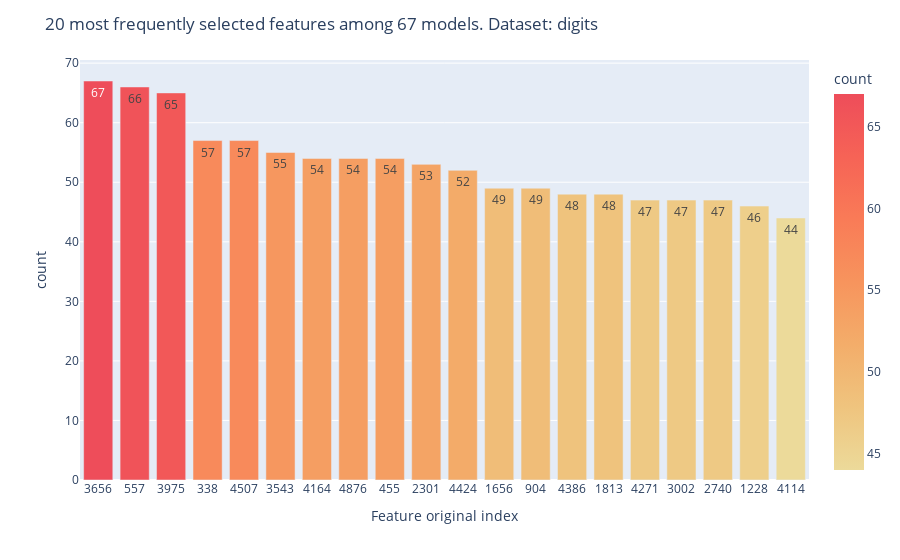

Notebook cell for this chart:
### Code cell
dataset_name = 'digits'
n_input_features = 5000

with warnings.catch_warnings(): # warnigns concerning differnet versions of select kbest to serialize and deserialize models
    warnings.simplefilter("ignore")
    counter, models_count = get_features_counted(CONFIG.MODELS_BASE_PATH, dataset_name, n_input_features)

plot_n_most_selected_features(counter, models_count, dataset_name, n=20)

### Figure 1 — Plotly figure (JSON) as saved in the notebook; plotly's stock layout.template omitted (floating-point values rounded to 4 significant figures)
{"data": [{"alignmentgroup": "True", "hovertemplate": "x=%{x}<br>count=%{marker.color}<extra></extra>", "legendgroup": "", "marker": {"color": [67, 66, 65, 57, 57, 55, 54, 54, 54, 53, 52, 49, 49, 48, 48, 47, 47, 47, 46, 44], "coloraxis": "coloraxis", "pattern": {"shape": ""}}, "name": "", "offsetgroup": "", "orientation": "v", "showlegend": false, "text": [67, 66, 65, 57, 57, 55, 54, 54, 54, 53, 52, 49, 49, 48, 48, 47, 47, 47, 46, 44], "textposition": "auto", "type": "bar", "x": ["3656", "557", "3975", "338", "4507", "3543", "4164", "4876", "455", "2301", "4424", "1656", "904", "4386", "1813", "4271", "3002", "2740", "1228", "4114"], "xaxis": "x", "y": [67, 66, 65, 57, 57, 55, 54, 54, 54, 53, 52, 49, 49, 48, 48, 47, 47, 47, 46, 44], "yaxis": "y"}], "layout": {"barmode": "relative", "coloraxis": {"colorbar": {"title": {"text": "count"}}, "colorscale": [[0, "rgb(236, 218, 154)"], [0.1667, "rgb(239, 196, 126)"], [0.3333, "rgb(243, 173, 106)"], [0.5, "rgb(247, 148, 93)"], [0.6667, "rgb(249, 123, 87)"], [0.8333, "rgb(246, 99, 86)"], [1, "rgb(238, 77, 90)"]]}, "legend": {"tracegroupgap": 0}, "margin": {"t": 60}, "title": {"text": "20 most frequently selected features among 67 models. Dataset: digits"}, "xaxis": {"anchor": "y", "domain": [0, 1], "title": {"text": "Feature original index"}}, "yaxis": {"anchor": "x", "domain": [0, 1], "title": {"text": "count"}}}}
